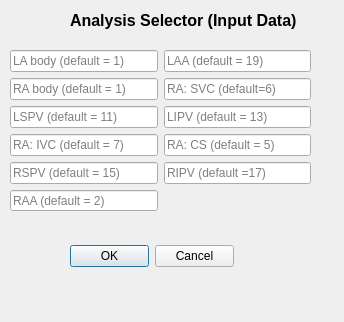
<?xml version="1.0" encoding="UTF-8"?>
<ui version="4.0">
 <class>AtrialFibresViewUIEditLabels</class>
 <widget class="QWidget" name="AtrialFibresViewUIEditLabels">
  <property name="geometry">
   <rect>
    <x>0</x>
    <y>0</y>
    <width>344</width>
    <height>322</height>
   </rect>
  </property>
  <property name="minimumSize">
   <size>
    <width>280</width>
    <height>280</height>
   </size>
  </property>
  <property name="maximumSize">
   <size>
    <width>520</width>
    <height>520</height>
   </size>
  </property>
  <property name="windowTitle">
   <string>Dialog</string>
  </property>
  <widget class="QLabel" name="titleLabel">
   <property name="geometry">
    <rect>
     <x>70</x>
     <y>10</y>
     <width>350</width>
     <height>21</height>
    </rect>
   </property>
   <property name="minimumSize">
    <size>
     <width>350</width>
     <height>0</height>
    </size>
   </property>
   <property name="font">
    <font>
     <pointsize>12</pointsize>
     <weight>75</weight>
     <bold>true</bold>
    </font>
   </property>
   <property name="text">
    <string>Analysis Selector (Input Data)</string>
   </property>
  </widget>
  <widget class="QWidget" name="gridLayoutWidget">
   <property name="geometry">
    <rect>
     <x>10</x>
     <y>50</y>
     <width>301</width>
     <height>161</height>
    </rect>
   </property>
   <layout class="QGridLayout" name="gridLayout">
    <item row="2" column="1">
     <widget class="QLineEdit" name="lineEdit_LIPV">
      <property name="placeholderText">
       <string>LIPV (default = 13)</string>
      </property>
     </widget>
    </item>
    <item row="5" column="0">
     <widget class="QLineEdit" name="lineEdit_RAA">
      <property name="placeholderText">
       <string>RAA (default = 2)</string>
      </property>
     </widget>
    </item>
    <item row="4" column="0">
     <widget class="QLineEdit" name="lineEdit_RSPV">
      <property name="placeholderText">
       <string>RSPV (default = 15)</string>
      </property>
     </widget>
    </item>
    <item row="1" column="0">
     <widget class="QLineEdit" name="lineEdit_RA">
      <property name="placeholderText">
       <string>RA body (default = 1)</string>
      </property>
     </widget>
    </item>
    <item row="1" column="1">
     <widget class="QLineEdit" name="lineEdit_RA_SVC">
      <property name="placeholderText">
       <string>RA: SVC (default=6)</string>
      </property>
     </widget>
    </item>
    <item row="3" column="0">
     <widget class="QLineEdit" name="lineEdit_RA_IVC">
      <property name="placeholderText">
       <string>RA: IVC (default = 7)</string>
      </property>
     </widget>
    </item>
    <item row="2" column="0">
     <widget class="QLineEdit" name="lineEdit_LSPV">
      <property name="placeholderText">
       <string>LSPV (default = 11)</string>
      </property>
     </widget>
    </item>
    <item row="0" column="1">
     <widget class="QLineEdit" name="lineEdit_LAA">
      <property name="placeholderText">
       <string>LAA (default = 19)</string>
      </property>
     </widget>
    </item>
    <item row="4" column="1">
     <widget class="QLineEdit" name="lineEdit_RIPV">
      <property name="placeholderText">
       <string>RIPV (default =17)</string>
      </property>
     </widget>
    </item>
    <item row="3" column="1">
     <widget class="QLineEdit" name="lineEdit_RA_CS">
      <property name="placeholderText">
       <string>RA: CS (default = 5)</string>
      </property>
     </widget>
    </item>
    <item row="0" column="0">
     <widget class="QLineEdit" name="lineEdit_LA">
      <property name="placeholderText">
       <string>LA body (default = 1)</string>
      </property>
     </widget>
    </item>
   </layout>
  </widget>
  <widget class="QDialogButtonBox" name="buttonBox">
   <property name="geometry">
    <rect>
     <x>70</x>
     <y>240</y>
     <width>164</width>
     <height>32</height>
    </rect>
   </property>
   <property name="standardButtons">
    <set>QDialogButtonBox::Cancel|QDialogButtonBox::Ok</set>
   </property>
  </widget>
 </widget>
 <resources/>
 <connections/>
</ui>
